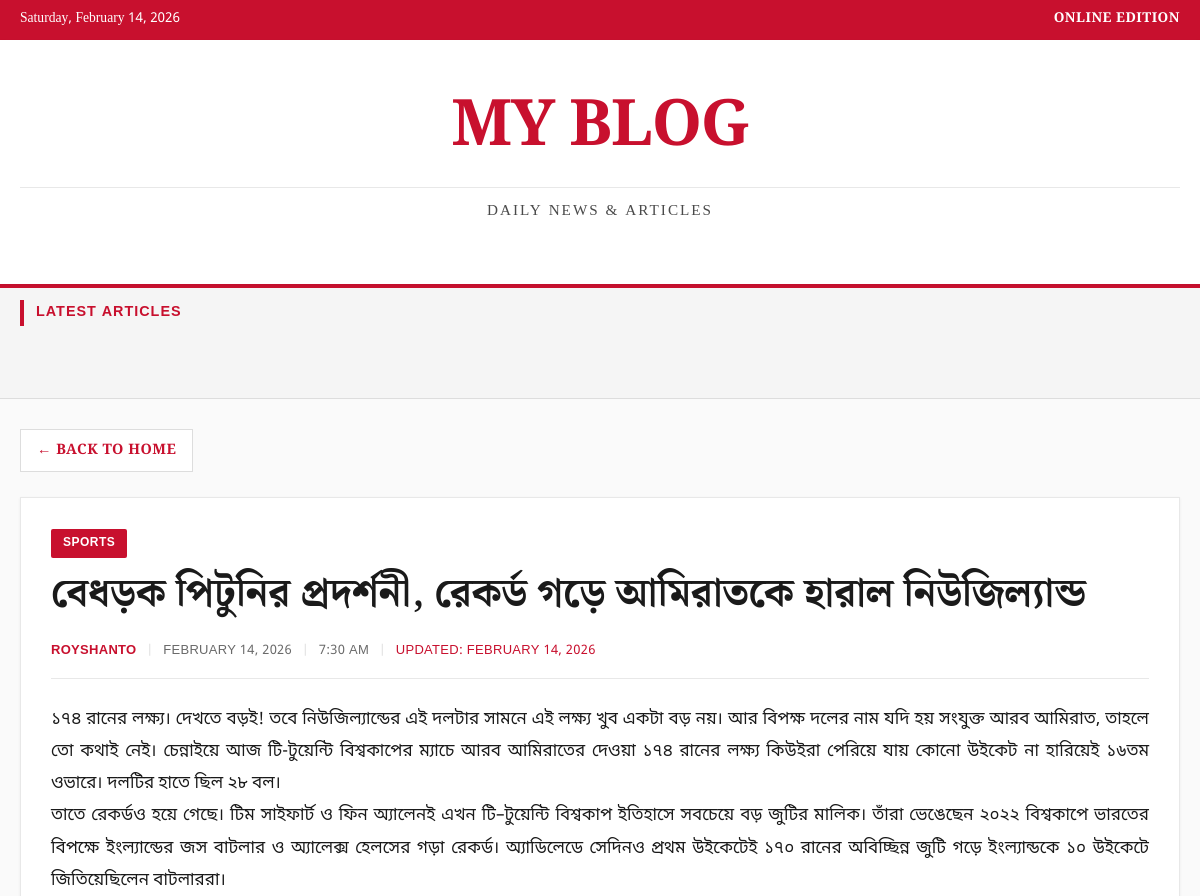
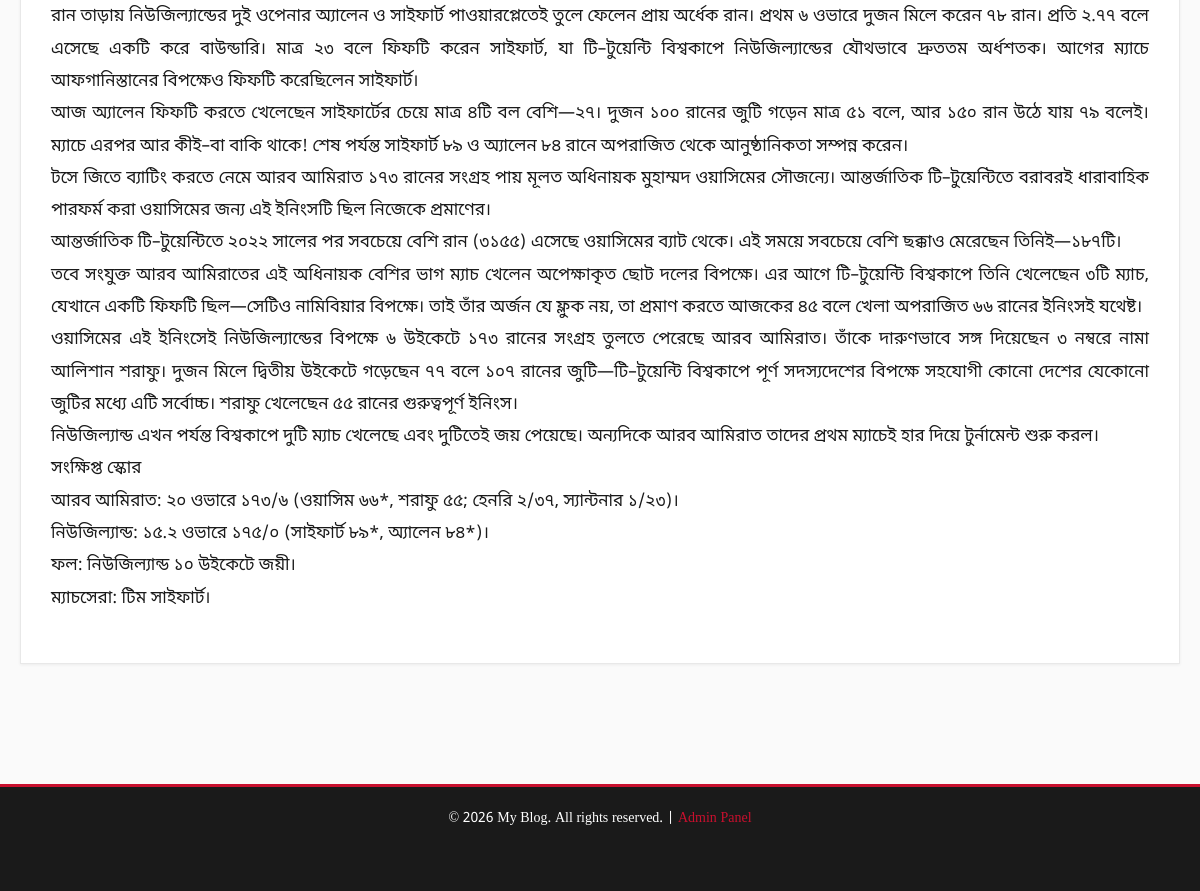
Screenshot of /post/3/ with the database file from the repository (2 pictures, top to bottom).
### blog/models.py (models this page shows, shortened)
class Post(models.Model):
    title = models.CharField(max_length=200)
    content = models.TextField()
    author = models.ForeignKey(User, on_delete=models.CASCADE)
    category = models.ForeignKey(Category, on_delete=models.SET_NULL, null=True, blank=True, related_name='posts')
    created_at = models.DateTimeField(default=timezone.now)
    updated_at = models.DateTimeField(auto_now=True)
    class Meta:
        ordering = ['-created_at']

class Category(models.Model):
    name = models.CharField(max_length=100, unique=True)
    slug = models.SlugField(max_length=100, unique=True)
    description = models.TextField(blank=True)
    created_at = models.DateTimeField(auto_now_add=True)
    class Meta:
        verbose_name_plural = 'Categories'
        ordering = ['name']

### blog/views.py (the view)
# urls.py: path('post/<int:pk>/', views.post_detail, name='post_detail'),
def post_detail(request, pk):
    post = get_object_or_404(Post, pk=pk)
    return render(request, 'blog/post_detail.html', {'post': post})

### blog/templates/blog/post_detail.html (shortened to what this page needs)
{% extends 'blog/base.html' %}
{% block content %}
    <a href="{% url 'blog:home' %}" class="back-link">← Back to Home</a>
    <article class="content-wrapper">
        <div class="post featured-post" style="border: none; padding: 0; margin: 0; box-shadow: none;">
            {% if post.category %}
                <span class="category-badge">{{ post.category.name }}</span>
            {% endif %}
            <h2 style="font-size: 2.5rem; line-height: 1.3; margin-bottom: 20px;">{{ post.title }}</h2>
            <div class="post-meta" style="margin-bottom: 25px; padding-bottom: 15px; border-bottom: 1px solid var(--border-light);">
                <span class="author">{{ post.author }}</span>
                <span class="separator">|</span>
                <span class="date">{{ post.created_at|date:"F d, Y" }}</span>
                <span class="separator">|</span>
                <span class="time">{{ post.created_at|date:"g:i A" }}</span>
                {% if post.updated_at != post.created_at %}
                    <span class="separator">|</span>
                    <span style="color: var(--prothom-alo-red);">Updated: {{ post.updated_at|date:"F d, Y" }}</span>
                {% endif %}
            </div>
            <div class="post-content" style="font-size: 1.0625rem; line-height: 1.9;">
                {{ post.content|linebreaks }}
            </div>
        </div>
    </article>
{% endblock %}

### blog/templates/blog/base.html (style rules this page uses)
* { margin: 0; padding: 0; box-sizing: border-box; }
:root { --prothom-alo-red: #c8102e; --prothom-alo-dark: #9d0a23; --prothom-alo-light: #e8324f; --text-dark: #1a1a1a; --text-gray: #4a4a4a; --text-light: #6a6a6a; --bg-light: #f5f5f5; --bg-cream: #fafafa; --white: #ffffff; --border-gray: #ddd; --border-light: #e8e8e8; --shadow-sm: 0 1px 3px rgba(0, 0, 0, 0.06); --shadow: 0 2px 4px rgba(0, 0, 0, 0.08); --shadow-md: 0 4px 8px rgba(0, 0, 0, 0.1); }
body { font-family: 'Noto Sans Bengali', 'Merriweather', Georgia, serif; line-height: 1.75; background: var(--bg-cream); color: var(--text-dark); min-height: 100vh; }
.post { background: var(--white); padding: 0 0 25px 0; margin-bottom: 30px; border-bottom: 2px solid var(--border-light); transition: all 0.2s ease; position: relative; }
.featured-post { border: 1px solid var(--border-gray); padding: 25px; margin-bottom: 35px; box-shadow: var(--shadow); }
.post h2 { font-family: 'Noto Serif Bengali', 'Merriweather', serif; color: var(--text-dark); margin-bottom: 10px; font-size: 1.75rem; line-height: 1.4; font-weight: 700; }
.featured-post h2 { font-size: 2.25rem; margin-bottom: 15px; }
.post-meta { color: var(--text-light); font-size: 0.8125rem; font-weight: 400; margin-bottom: 15px; font-family: 'Noto Sans Bengali', sans-serif; text-transform: uppercase; letter-spacing: 0.3px; }
.post-meta .author { color: var(--prothom-alo-red); font-weight: 600; }
.post-meta .separator { margin: 0 6px; color: var(--border-gray); }
.category-badge { display: inline-block; background: var(--prothom-alo-red); color: var(--white); padding: 4px 12px; font-size: 0.75rem; font-weight: 600; text-transform: uppercase; letter-spacing: 0.5px; margin-bottom: 10px; font-family: 'Noto Sans Bengali', sans-serif; border-radius: 2px; }
.post-content { color: var(--text-dark); line-height: 1.8; font-size: 1rem; margin-bottom: 18px; font-family: 'Noto Sans Bengali', Georgia, serif; text-align: justify; }
.back-link { display: inline-flex; align-items: center; gap: 8px; margin-bottom: 25px; color: var(--prothom-alo-red); text-decoration: none; font-weight: 600; font-size: 0.9rem; padding: 8px 16px; background: var(--white); border: 1px solid var(--border-gray); transition: all 0.2s ease; text-transform: uppercase; letter-spacing: 0.5px; }
.content-wrapper { background: var(--white); padding: 30px; margin-bottom: 30px; border: 1px solid var(--border-light); box-shadow: var(--shadow-sm); }
.post { animation: fadeIn 0.4s ease forwards; }

### rows the page displays
Post: category.name "SPORTS", title "বেধড়ক পিটুনির প্রদর্শনী, রেকর্ড গড়ে আমিরাতকে হারাল নিউজিল্যান্ড", author "ROYSHANTO", created_at "FEBRUARY 14, 2026", created_at "7:30 AM", updated_at "FEBRUARY 14, 2026", content "১৭৪ রানের লক্ষ্য। দেখতে বড়ই! তবে নিউজিল্যান্ডের এই দলটার সামনে এই লক্ষ্য খুব একটা বড় নয়। আর বিপক্ষ দলের নাম যদি হয় সংযুক্ত আরব আমিরাত, তাহলে তো কথাই নেই। চেন্নাইয়ে আজ টি-টুয়েন্টি বিশ্বকাপের ম্যাচে আরব আমিরাতের দেওয়া ১৭৪ রানের লক্ষ্য কিউইরা পেরিয়ে যায় কোনো উইকেট না হারিয়েই ১৬তম ওভারে। দলটির হাতে ছিল ২৮ বল। তাতে রেকর্ডও হয়ে গেছে। টিম সাইফার্ট ও ফিন অ্যালেনই এখন টি–টুয়েন্টি বিশ্বকাপ ইতিহাসে সবচেয়ে বড় জুটির মালিক। তাঁরা ভেঙেছেন ২০২২ বিশ্বকাপে ভারতের বিপক্ষে ইংল্যান্ডের জস বাটলার ও অ্যালেক্স হেলসের গড়া রেকর্ড। অ্যাডিলেডে সেদিনও প্রথম উইকেটেই ১৭০ রানের অবিচ্ছিন্ন জুটি গড়ে ইংল্যান্ডকে ১০ উইকেটে জিতিয়েছিলেন বাটলাররা। রান তাড়ায় নিউজিল্যান্ডের দুই ওপেনার অ্যালেন ও সাইফার্ট পাওয়ারপ্লেতেই তুলে ফেলেন…"
